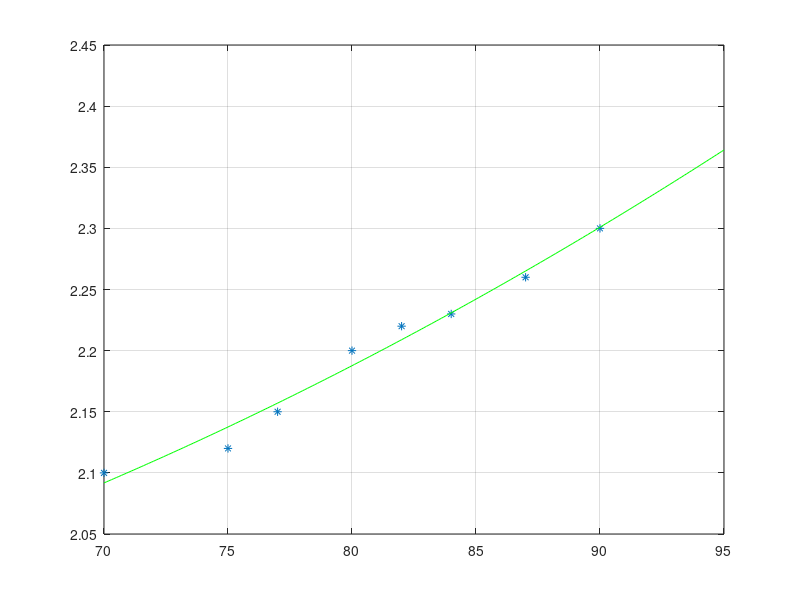

MATLAB code for this plot:
w=[70 75 77 80 82 84 87 90]; % weight
A=[2.10 2.12 2.15 2.20 2.22 2.23 2.26 2.30]; %area
p=polyfit(w,A,2);
w_95=polyval(p,95);
w_quad = 70:0.1:95;
A_quad = polyval(p, w_quad);
plot(w,A,'*',w_quad,A_quad,'g')
grid

%w_95 = 2.3641
%h = 180 cm